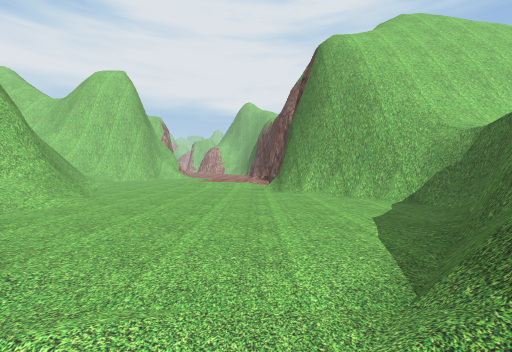
[1] (above)

15 first-person views from a walk through a Unity game level. The camera is 1.3 m above the floor, tilts 2° down and sees 90° across. The floor is counted in squares, 2 m on a side. Each view is taken from the middle of a square. On the plan, view 1 faces up. The plan holds only what a view shows up to about 9 squares ahead; the rest is blank. The place goes on beyond the plan. Some trees and plants on the terrain are drawn as simple stand-ins. The player character is not drawn. Some animated figures are not drawn.

[2]
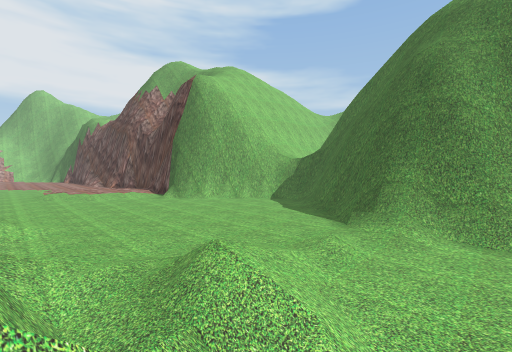

[3]
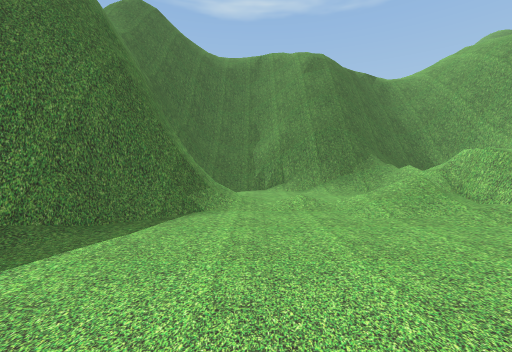

[4]
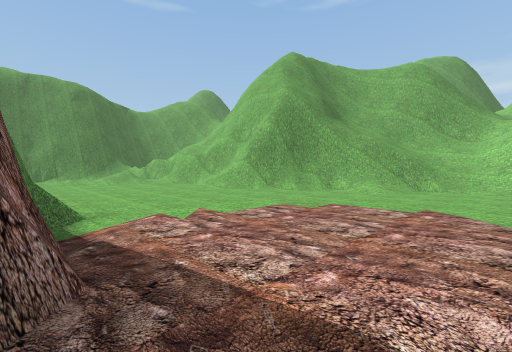

[5]
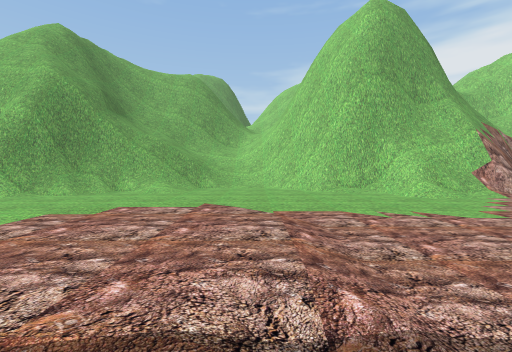

[6]
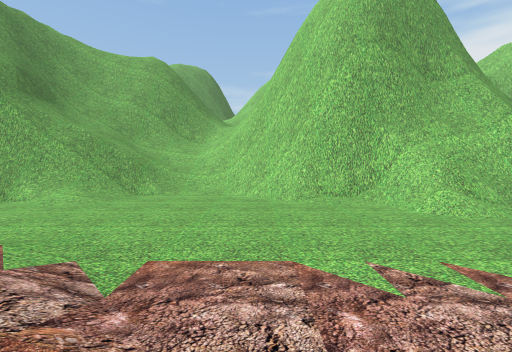

[7]
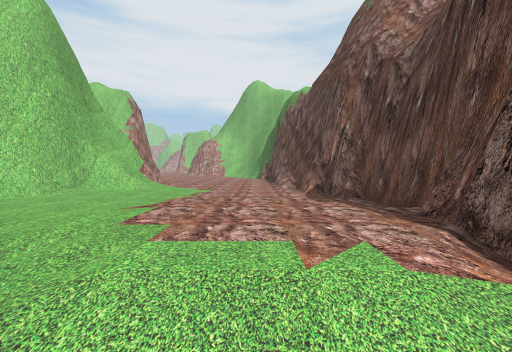

[8]
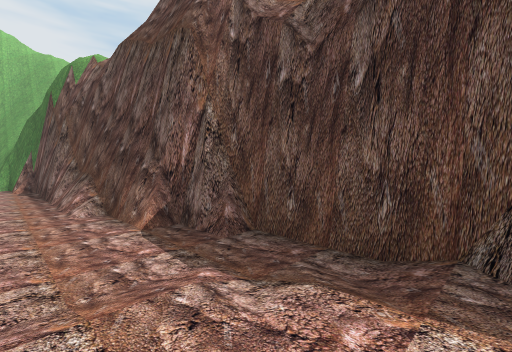

[9]
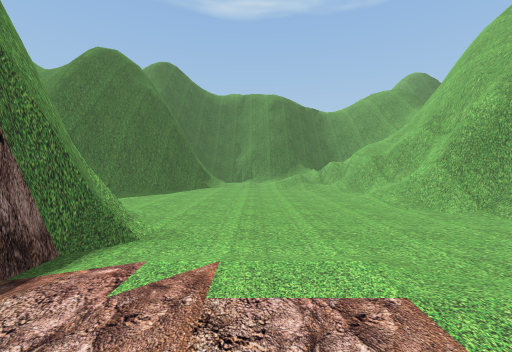

[10]
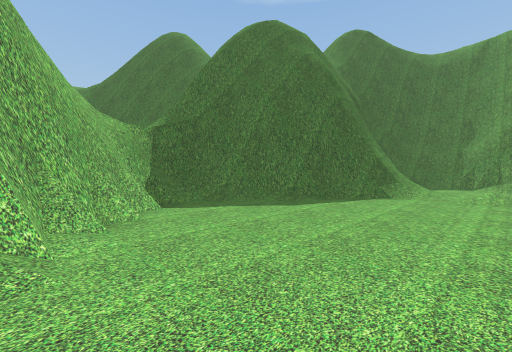

[11]
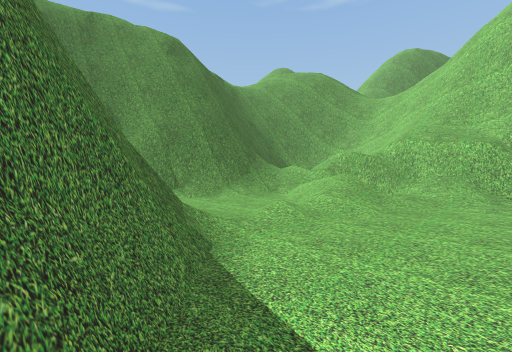

[12]
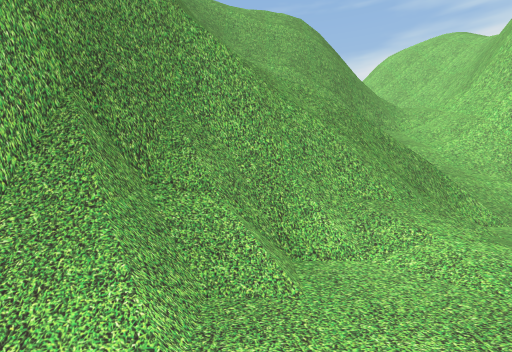

[13]
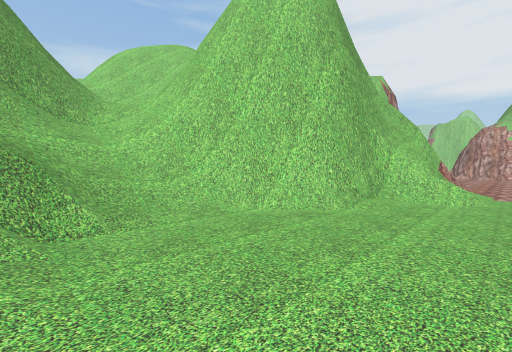

[14]
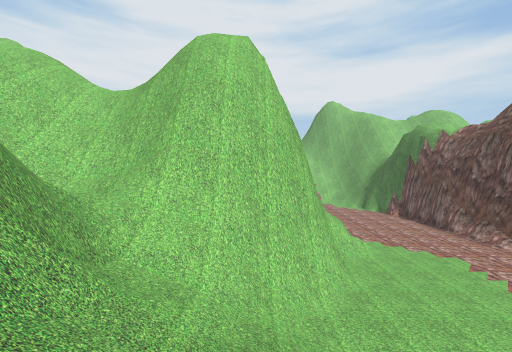

[15]
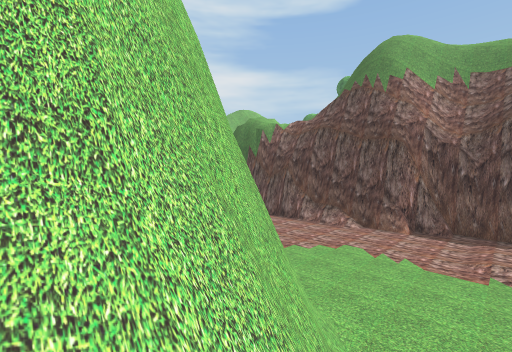

### Floor plan
Key: @ floor where view 1 was taken; # wall or solid block; . main floor; : floor 0.25 m higher than the main floor; / step, stairs or slope; = window, fence, low wall or low ledge; v drop or lower ground.
Columns run from 13 left of view 1 to 4 right of it. Each row starts with its distance up from view 1.
 17        #/....##
 16        #=..../#
 15        #......#
 14 ########......##
 13 #//####......./#
 12   ///=/..../://#
 11  =##///.../:::##
 10   ##//=/../:::#
  9    #=/#=...///#
  8    #///v......##
  7    #####/...../##
  6       ###/......##
  5        ##/.......#
  4         #/.......#
  3         #//.....##
  2         #//....##
  1       ####////##
  0       ##/#//.@##
 -1       #  ///..=#
 -2       #  /##=..#
 -3       ##########

Positions as (right, up) in squares from view 1, and headings:
1: (0, 0), facing up
2: (-4, -1), facing up-right
3: (0, 5), facing down
4: (1, 12), facing down-left
5: (1, 12), facing left
6: (-1, 13), facing left
7: (-1, 8), facing up
8: (-1, 11), facing up-right
9: (-1, 11), facing down
10: (-1, 7), facing down-right
11: (2, 3), facing down-left
12: (-4, 8), facing left
13: (-4, 10), facing up-left
14: (-8, 8), facing up
15: (-9, 12), facing up-right
